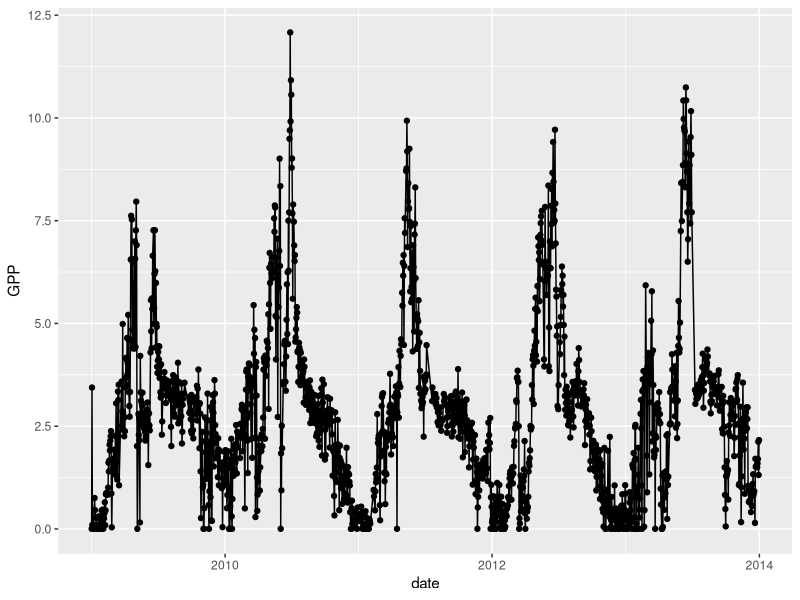

Source code (R):
## WI Data source

## Load packages
lapply(c("plyr","dplyr","ggplot2","cowplot",
         "lubridate","tidyverse", "reshape2",
         "PerformanceAnalytics","jpeg","grid",
         "rstan","bayesplot","shinystan"), require, character.only=T)

##############################
## Data Import & Processing ##
##############################
data <- read.csv("../data/NWIS_OR_data.csv", header=T)
data$date <- as.POSIXct(as.character(data$date), format="%Y-%m-%d")

site_info <- read.csv("../data/NWIS_OR_sitedata.csv", header=T)

## Figure out how many days of data per site per year
data$year <- year(data$date)
data %>%
  group_by(site_name,year) %>%
  tally()

## subset to year with more than 300 days
data <- subset(data, year >= 2009 & year <= 2013)

## Assign IDs
data$ID <- NA
data[which(data$site_name == "nwis_14211010"),]$ID <- "Clackamas_OR"

## Create a GPP SD; SD = (CI - mean)/1.96
data$GPP_sd <- (((data$GPP.upper - data$GPP)/1.96) + ((data$GPP.lower - data$GPP)/-1.96))/2

## Set any GPP < 0 to a small value close to 0
data[which(data$GPP < 0 & data$GPP > -0.5),]$GPP <- sample(exp(-6):exp(-4), 1)
data[which(data$GPP < -0.5),]$GPP <- sample(exp(-6):exp(-4), 1) ## eventually change to NA when figure out how to do so

## visualize
ggplot(data, aes(date, GPP))+geom_point()+geom_line()

## split list by ID
l <- split(data, data$ID)

rel_LQT <- function(x){
  x$light_rel <- x$light/max(x$light)
  x$temp_rel <- x$temp/max(x$temp)
  x$tQ <- x$Q/max(x$Q)
  
  #x$std_light <- (x$light-mean(x$light))/sd(x$light)
  #x$std_temp <- (x$temp-mean(x$temp))/sd(x$temp)
  #x$tQ <- (x$Q-mean(x$Q))/sd(x$Q)
  x<-x[order(x$date),]
  return(x)
}

dat <- lapply(l, function(x) rel_LQT(x))

rm(data,l)